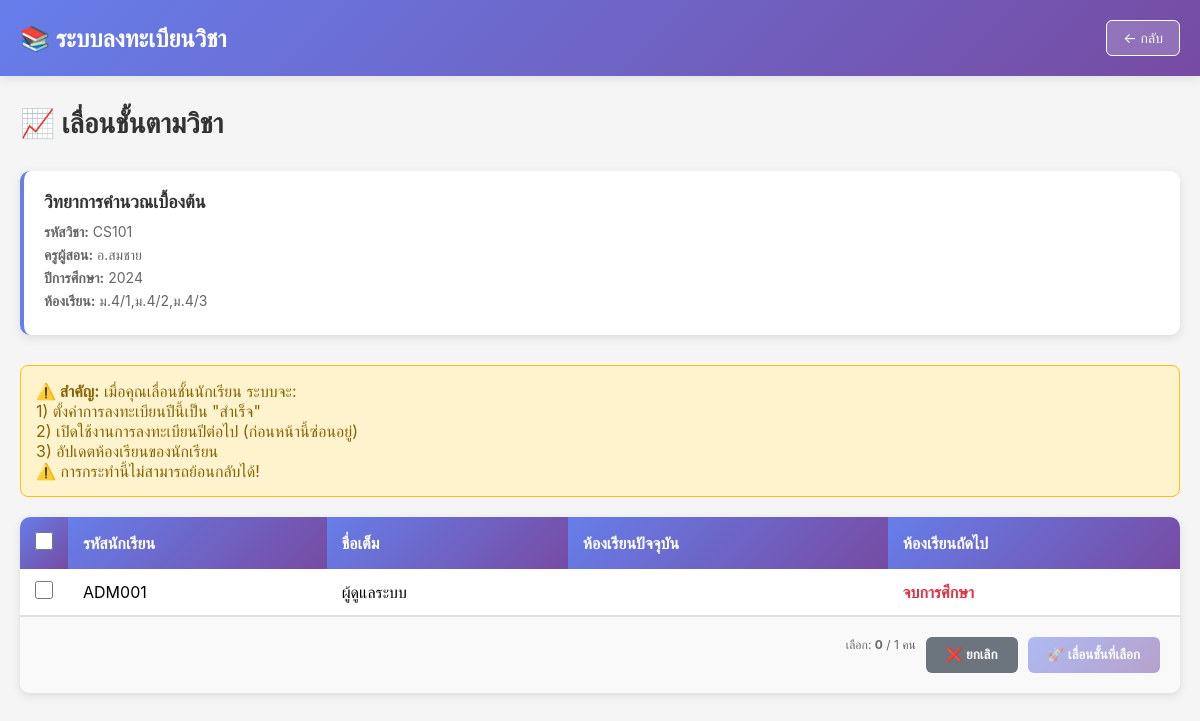
The app's page /admin/course-promotion.php?course_id=1 (signed in), older data.
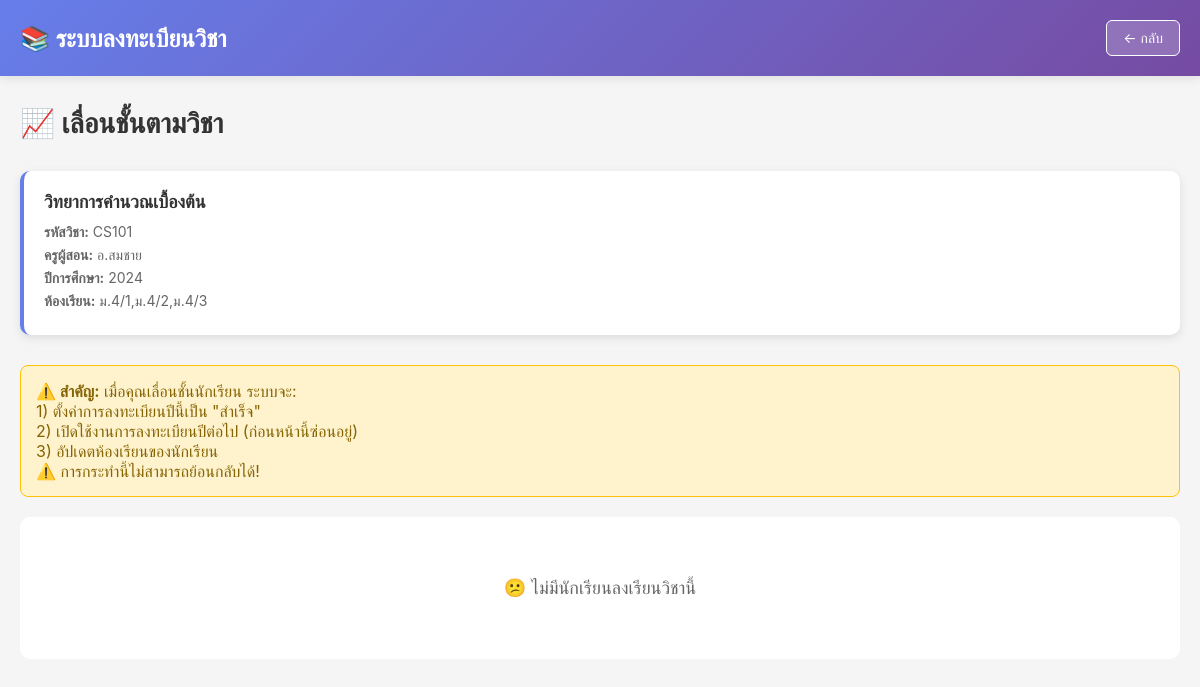
The same page, newer data.
### tables this page shows
CREATE TABLE courses (
    id INT AUTO_INCREMENT PRIMARY KEY,
    course_code VARCHAR(50) NOT NULL,
    course_name VARCHAR(255) NOT NULL,
    teacher_name VARCHAR(150) NOT NULL,
    credits INT NOT NULL,
    schedule_day VARCHAR(100),
    schedule_time VARCHAR(50),
    max_seats INT NOT NULL DEFAULT 30,
    allowed_classes TEXT,
    academic_year INT NOT NULL DEFAULT 2024,
    continuation_course_id INT,
    status ENUM('open', 'closed') DEFAULT 'open',
    description TEXT,
    created_at TIMESTAMP DEFAULT CURRENT_TIMESTAMP,
    updated_at TIMESTAMP DEFAULT CURRENT_TIMESTAMP ON UPDATE CURRENT_TIMESTAMP,
    UNIQUE KEY unique_course_year (course_code, academic_year),
    FOREIGN KEY (continuation_course_id) REFERENCES courses(id) ON DELETE SET NULL,
    INDEX idx_course_code (course_code),
    INDEX idx_status (status),
    INDEX idx_academic_year (academic_year)
);

CREATE TABLE enrollments (
    id INT AUTO_INCREMENT PRIMARY KEY,
    student_id INT NOT NULL,
    course_id INT NOT NULL,
    enrollment_status ENUM('enrolled', 'dropped', 'completed') DEFAULT 'enrolled',
    academic_year INT NOT NULL DEFAULT 2024,
    visibility_status ENUM('current', 'future') DEFAULT 'current',
    linked_enrollment_id INT,
    enrolled_at TIMESTAMP DEFAULT CURRENT_TIMESTAMP,
    updated_at TIMESTAMP DEFAULT CURRENT_TIMESTAMP ON UPDATE CURRENT_TIMESTAMP,
    FOREIGN KEY (student_id) REFERENCES users(id) ON DELETE CASCADE,
    FOREIGN KEY (course_id) REFERENCES courses(id) ON DELETE CASCADE,
    FOREIGN KEY (linked_enrollment_id) REFERENCES enrollments(id) ON DELETE SET NULL,
    INDEX idx_student (student_id),
    INDEX idx_course (course_id),
    INDEX idx_status (enrollment_status),
    INDEX idx_academic_year (academic_year),
    INDEX idx_visibility (visibility_status)
);

CREATE TABLE users (
    id INT AUTO_INCREMENT PRIMARY KEY,
    student_id VARCHAR(50) UNIQUE NOT NULL,
    username VARCHAR(100) UNIQUE NOT NULL,
    password VARCHAR(255) NOT NULL,
    full_name VARCHAR(150) NOT NULL,
    class_room VARCHAR(50),
    class_number INT,
    email VARCHAR(100),
    role ENUM('student', 'admin') DEFAULT 'student',
    status ENUM('active', 'inactive') DEFAULT 'active',
    created_at TIMESTAMP DEFAULT CURRENT_TIMESTAMP,
    updated_at TIMESTAMP DEFAULT CURRENT_TIMESTAMP ON UPDATE CURRENT_TIMESTAMP,
    INDEX idx_student_id (student_id),
    INDEX idx_username (username),
    INDEX idx_role (role)
);

### functions/course-progression.php (called while the page is built, shortened)
<?php
function getNextClassRoom($current_class) {
    if (empty($current_class)) return '';
}
function getCourseEnrollments($conn, $course_id, $academic_year) {
    $query = "SELECT u.id, u.student_id, u.full_name, u.class_room,
              e.id as enrollment_id, e.academic_year
              FROM enrollments e
              JOIN users u ON e.student_id = u.id
              WHERE e.course_id = ? AND e.academic_year = ?
              AND e.enrollment_status = 'enrolled' AND e.visibility_status = 'current'
              ORDER BY u.full_name ASC";
    $stmt = $conn->prepare($query);
    $stmt->bind_param("ii", $course_id, $academic_year);
    $stmt->execute();
    return $stmt->get_result();
}
?>

### admin/course-promotion.php (the view, shortened to what this page needs)
<?php
include '../config.php';
include '../functions/course-progression.php';
$course_id = (int)($_GET['course_id'] ?? 0);
$course_query = "SELECT * FROM courses WHERE id = ?";
$course_stmt = $conn->prepare($course_query);
$course_stmt->bind_param("i", $course_id);
$course_stmt->execute();
$course_result = $course_stmt->get_result();
$course = $course_result->fetch_assoc();
$enrollments = getCourseEnrollments($conn, $course_id, $course['academic_year']);
?>
<!DOCTYPE html>
<html lang="th">
<head>
</head>
<body>
    <div class="navbar">
        <div class="navbar-container">
            <div style="font-size: 24px; font-weight: 700;">📚 <?php echo SITE_NAME; ?></div>
            <a href="course-students.php?course_id=<?php echo $course_id; ?>" class="btn-back">← กลับ</a>
        </div>
    </div>
    <div class="container">
        <div class="page-header">
            <h2>📈 เลื่อนชั้นตามวิชา</h2>
        </div>
        <div class="course-info">
            <h3><?php echo htmlspecialchars($course['course_name']); ?></h3>
            <p><strong>รหัสวิชา:</strong> <?php echo htmlspecialchars($course['course_code']); ?></p>
            <p><strong>ครูผู้สอน:</strong> <?php echo htmlspecialchars($course['teacher_name']); ?></p>
            <p><strong>ปีการศึกษา:</strong> <?php echo $course['academic_year']; ?></p>
            <p><strong>ห้องเรียน:</strong> <?php echo htmlspecialchars($course['allowed_classes'] ?? '--'); ?></p>
        </div>
        <div class="warning-box">
            <strong>⚠️ สำคัญ:</strong> เมื่อคุณเลื่อนชั้นนักเรียน ระบบจะ:<br>
            1) ตั้งค่าการลงทะเบียนปีนี้เป็น "สำเร็จ"<br>
            2) เปิดใช้งานการลงทะเบียนปีต่อไป (ก่อนหน้านี้ซ่อนอยู่)<br>
            3) อัปเดตห้องเรียนของนักเรียน<br>
            ⚠️ การกระทำนี้ไม่สามารถย้อนกลับได้!
        </div>
        <?php if ($enrollments->num_rows > 0): ?>
            <form method="POST" class="table-container" id="promotion-form">
                <table>
                    <thead>
                        <tr>
                            <th class="checkbox-cell">
                                <input type="checkbox" id="select-all" onchange="toggleAllCheckboxes(this)">
                            </th>
                            <th>รหัสนักเรียน</th>
                            <th>ชื่อเต็ม</th>
                            <th>ห้องเรียนปัจจุบัน</th>
                            <th>ห้องเรียนถัดไป</th>
                        </tr>
                    </thead>
                    <tbody>
                        <?php while ($row = $enrollments->fetch_assoc()):
                            $next_class = getNextClassRoom($row['class_room']);
                        ?>
                            <tr>
                                <td class="checkbox-cell">
                                    <input type="checkbox" name="student_ids[]" value="<?php echo $row['id']; ?>"
                                           class="student-checkbox" onchange="updateSelectCount()">
                                </td>
                                <td><?php echo htmlspecialchars($row['student_id']); ?></td>
                                <td><?php echo htmlspecialchars($row['full_name']); ?></td>
                                <td><?php echo htmlspecialchars($row['class_room']); ?></td>
                                <td>
                                    <strong>
                                        <?php
                                        if ($next_class) {
                                            echo htmlspecialchars($next_class);
                                        } else {
                                            echo '<span style="color: #dc3545;">จบการศึกษา</span>';
                                        }
                                        ?>
                                    </strong>
                                </td>
                            </tr>
                        <?php endwhile; ?>
                    </tbody>
                </table>
                <div class="action-buttons">
                    <span class="select-count">
                        เลือก: <strong id="count">0</strong> / <?php echo $enrollments->num_rows; ?> คน
                    </span>
                    <button type="button" onclick="document.location='course-students.php?course_id=<?php echo $course_id; ?>'"
                            class="btn btn-cancel">
                        ❌ ยกเลิก
                    </button>
                    <button type="submit" class="btn btn-primary" id="promote-btn" disabled>
                        🚀 เลื่อนชั้นที่เลือก
                    </button>
                </div>
            </form>
        <?php else: ?>
            <div class="empty-state">
                <p>😕 ไม่มีนักเรียนลงเรียนวิชานี้</p>
            </div>
        <?php endif; ?>
    </div>
</body>
</html>

### admin/course-promotion.php (style rules this page uses)
* { margin: 0; padding: 0; box-sizing: border-box; }
body { font-family: -apple-system, BlinkMacSystemFont, 'Segoe UI', Roboto, sans-serif; background: #f5f5f5; }
.navbar { background: linear-gradient(135deg, #667eea 0%, #764ba2 100%); color: white; padding: 20px 0; box-shadow: 0 2px 10px rgba(0,0,0,0.1); }
.navbar-container { max-width: 1200px; margin: 0 auto; padding: 0 20px; display: flex; justify-content: space-between; align-items: center; }
.btn-back { padding: 8px 16px; background: rgba(255,255,255,0.2); color: white; border: 1px solid white; border-radius: 6px; cursor: pointer; text-decoration: none; font-size: 14px; transition: all 0.3s; }
.container { max-width: 1200px; margin: 30px auto; padding: 0 20px; }
.page-header { display: flex; justify-content: space-between; align-items: center; margin-bottom: 30px; }
.page-header h2 { font-size: 28px; color: #333; }
.course-info { background: white; padding: 20px; border-radius: 10px; margin-bottom: 30px; box-shadow: 0 3px 10px rgba(0,0,0,0.1); border-left: 4px solid #667eea; }
.course-info h3 { color: #333; margin-bottom: 10px; font-size: 18px; }
.course-info p { color: #666; margin: 5px 0; font-size: 14px; }
.empty-state { text-align: center; padding: 60px 20px; background: white; border-radius: 10px; }
.empty-state p { font-size: 18px; color: #666; }
.warning-box { background: #fff3cd; border: 1px solid #ffc107; padding: 15px; border-radius: 8px; margin-bottom: 20px; color: #856404; }
.table-container { background: white; border-radius: 10px; box-shadow: 0 3px 10px rgba(0,0,0,0.1); overflow: hidden; }
table { width: 100%; border-collapse: collapse; }
th { background: linear-gradient(135deg, #667eea 0%, #764ba2 100%); color: white; padding: 15px; text-align: left; font-weight: 600; }
td { padding: 12px 15px; border-bottom: 1px solid #e0e0e0; }
.checkbox-cell { width: 40px; }
.checkbox-cell input { width: 18px; height: 18px; cursor: pointer; }
.action-buttons { padding: 20px; display: flex; gap: 10px; justify-content: flex-end; background: #f9f9f9; border-top: 1px solid #e0e0e0; }
.btn { padding: 10px 20px; border: none; border-radius: 6px; cursor: pointer; font-weight: 600; transition: all 0.3s; }
.btn-primary { background: linear-gradient(135deg, #667eea 0%, #764ba2 100%); color: white; }
.btn-primary:disabled { opacity: 0.5; cursor: not-allowed; transform: none; }
.btn-cancel { background: #6c757d; color: white; }
.select-count { font-size: 12px; color: #666; margin-left: 10px; }

Row changes from the older to the newer data that the page shows:
removed enrollments: student.student_id "ADM001", student.full_name "ผู้ดูแลระบบ"
Text that changed along with them:
form field value: "☐" → (not shown)
$enrollments->num_rows: "1" → (not shown)
text no longer shown: "รหัสนักเรียน ชื่อเต็ม ห้องเรียนปัจจุบัน ห้องเรียนถัดไป เลือก: 0 / คน ❌ ยกเลิก 🚀 เลื่อนชั้นที่เลือก"
text now shown: "😕 ไม่มีนักเรียนลงเรียนวิชานี้"
